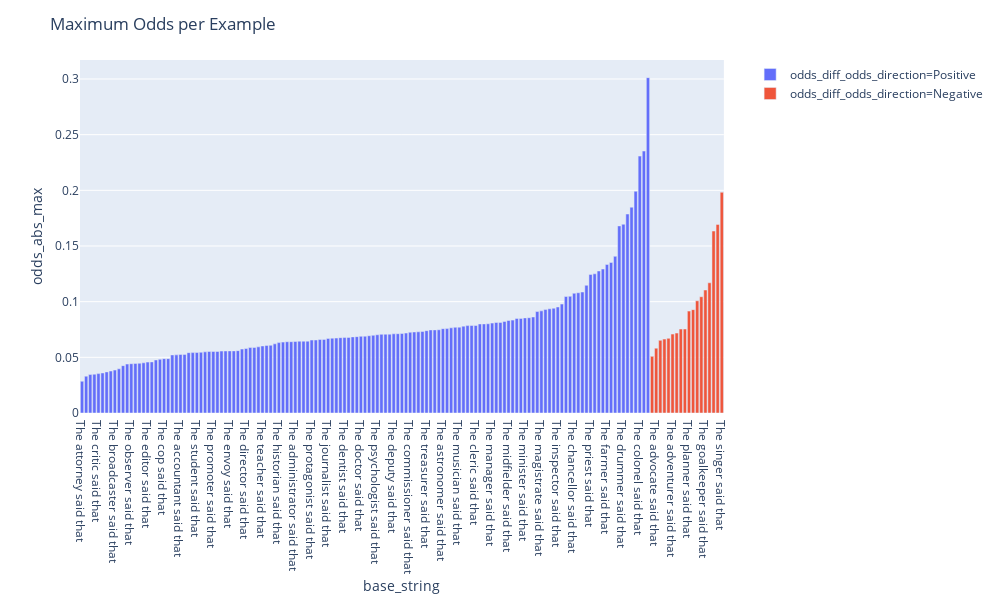

Notebook cell for this chart:
### Code cell
fig = px.bar(quantiles, 
             x='base_string', 
             y='odds_abs_max',
             color='odds_diff_odds_direction',
             hover_name="base_string",
             hover_data=["odds_abs_get_quant","odds_diff_max","odds_diff_min"]
             )
fig.update_layout(
    width=1000,
    title_text= "Maximum Odds per Example"
    )
fig.write_image(file_name[:-4] + "_Odds_per_example.pdf")
fig.show()

### Figure 1 — Plotly figure (JSON) as saved in the notebook; plotly's stock layout.template omitted (floating-point values rounded to 4 significant figures; data arrays with more than 128 entries replaced by an {"elided": "..."} marker saying what was removed)
{"data": [{"alignmentgroup": "True", "customdata": {"elided": "139x3 float values"}, "hoverlabel": {"namelength": 0}, "hovertemplate": "<b>%{hovertext}</b><br><br>odds_diff_odds_direction=Positive<br>base_string=%{x}<br>odds_abs_max=%{y}<br>odds_abs_get_quant=%{customdata[0]}<br>odds_diff_max=%{customdata[1]}<br>odds_diff_min=%{customdata[2]}", "hovertext": {"elided": "139 str values"}, "legendgroup": "odds_diff_odds_direction=Positive", "marker": {"color": "#636efa"}, "name": "odds_diff_odds_direction=Positive", "offsetgroup": "odds_diff_odds_direction=Positive", "orientation": "v", "showlegend": true, "textposition": "auto", "type": "bar", "x": {"elided": "139 str values"}, "xaxis": "x", "y": {"elided": "139 float values"}, "yaxis": "y"}, {"alignmentgroup": "True", "customdata": [[0.008085, 0.03945, -0.05088], [0.01076, 0.05754, -0.05824], [0.0106, 0.05847, -0.06528], [0.01131, 0.05335, -0.0664], [0.01164, 0.05717, -0.06706], [0.01156, 0.05805, -0.07087], [0.01314, 0.06677, -0.07177], [0.01092, 0.05068, -0.07538], [0.01401, 0.06447, -0.07543], [0.01305, 0.06026, -0.09151], [0.01254, 0.06051, -0.09284], [0.01637, 0.08517, -0.1008], [0.01296, 0.07694, -0.1044], [0.01546, 0.06994, -0.1105], [0.01133, 0.06256, -0.117], [0.01675, 0.112, -0.1635], [0.01019, 0.06974, -0.1694], [0.02566, 0.1494, -0.1983]], "hoverlabel": {"namelength": 0}, "hovertemplate": "<b>%{hovertext}</b><br><br>odds_diff_odds_direction=Negative<br>base_string=%{x}<br>odds_abs_max=%{y}<br>odds_abs_get_quant=%{customdata[0]}<br>odds_diff_max=%{customdata[1]}<br>odds_diff_min=%{customdata[2]}", "hovertext": ["The writer said that", "The advocate said that", "The trooper said that", "The character said that", "The trader said that", "The adventurer said that", "The protester said that", "The negotiator said that", "The boxer said that", "The planner said that", "The ranger said that", "The soldier said that", "The assassin said that", "The goalkeeper said that", "The campaigner said that", "The dancer said that", "The nurse said that", "The singer said that"], "legendgroup": "odds_diff_odds_direction=Negative", "marker": {"color": "#EF553B"}, "name": "odds_diff_odds_direction=Negative", "offsetgroup": "odds_diff_odds_direction=Negative", "orientation": "v", "showlegend": true, "textposition": "auto", "type": "bar", "x": ["The writer said that", "The advocate said that", "The trooper said that", "The character said that", "The trader said that", "The adventurer said that", "The protester said that", "The negotiator said that", "The boxer said that", "The planner said that", "The ranger said that", "The soldier said that", "The assassin said that", "The goalkeeper said that", "The campaigner said that", "The dancer said that", "The nurse said that", "The singer said that"], "xaxis": "x", "y": [0.05088, 0.05824, 0.06528, 0.0664, 0.06706, 0.07087, 0.07177, 0.07538, 0.07543, 0.09151, 0.09284, 0.1008, 0.1044, 0.1105, 0.117, 0.1635, 0.1694, 0.1983], "yaxis": "y"}], "layout": {"barmode": "relative", "height": 600, "legend": {"tracegroupgap": 0}, "margin": {"t": 60}, "title": {"text": "Maximum Odds per Example"}, "width": 1000, "xaxis": {"anchor": "y", "domain": [0, 0.98], "title": {"text": "base_string"}}, "yaxis": {"anchor": "x", "domain": [0, 1], "title": {"text": "odds_abs_max"}}}}
